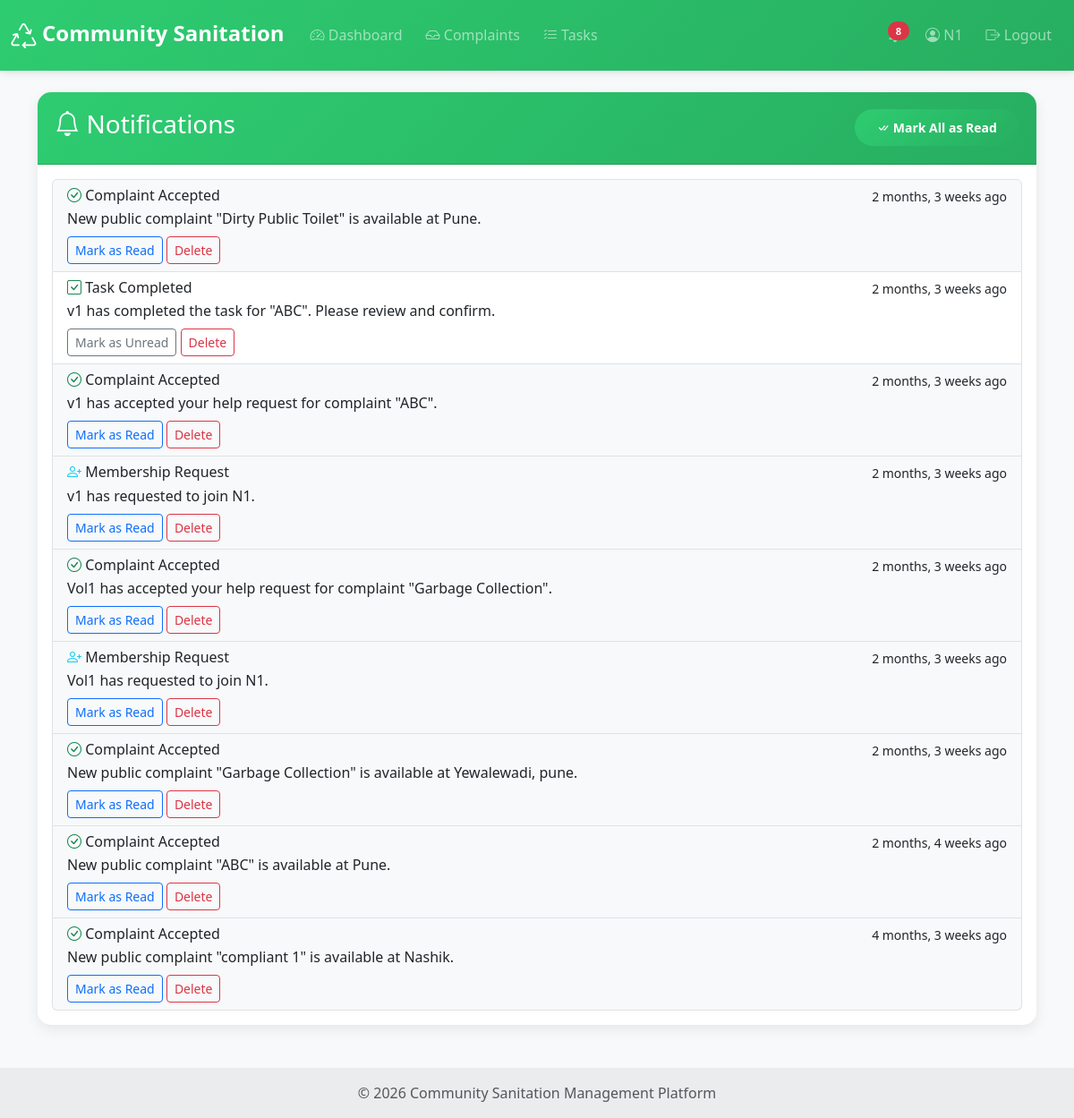
Screenshot of /notifications/ (signed in) with the database file from the repository.
### users/models.py (models this page shows, shortened)
class CustomUser(AbstractUser):
    ROLE_CHOICES = [
        ('VOLUNTEER', 'Volunteer'),
        ('NGO', 'NGO'),
        ('ADMIN', 'Admin'),
    ]
    role = models.CharField(max_length=10, choices=ROLE_CHOICES, default='VOLUNTEER')
    email = models.EmailField(unique=True)
    is_active = models.BooleanField(default=True)
    created_at = models.DateTimeField(auto_now_add=True)
    class Meta:
        verbose_name = 'User'
        verbose_name_plural = 'Users'
    def is_volunteer(self):
        return self.role == 'VOLUNTEER'
    def is_ngo(self):
        return self.role == 'NGO'

### notifications/models.py (models this page shows, shortened)
class Notification(models.Model):
    NOTIFICATION_TYPES = [
        ('MEMBERSHIP_REQUEST', 'Membership Request'),
        ('MEMBERSHIP_APPROVED', 'Membership Approved'),
        ('MEMBERSHIP_REJECTED', 'Membership Rejected'),
        ('COMPLAINT_ACCEPTED', 'Complaint Accepted'),
        ('COMPLAINT_REJECTED', 'Complaint Rejected'),
        ('TASK_ASSIGNED', 'Task Assigned'),
        ('TASK_ACCEPTED', 'Task Accepted'),
        ('TASK_DECLINED', 'Task Declined'),
        ('TASK_COMPLETED', 'Task Completed'),
        ('COMPLETION_CONFIRMED', 'Completion Confirmed'),
        ('PROOF_REJECTED', 'Proof Rejected'),
    ]
    recipient = models.ForeignKey(settings.AUTH_USER_MODEL, on_delete=models.CASCADE, related_name='notifications')
    sender = models.ForeignKey(settings.AUTH_USER_MODEL, on_delete=models.SET_NULL, null=True, blank=True, related_name='sent_notifications')
    notification_type = models.CharField(max_length=25, choices=NOTIFICATION_TYPES)
    message = models.TextField()
    related_object_id = models.IntegerField(null=True, blank=True)
    related_object_type = models.CharField(max_length=50, blank=True)  # e.g., 'complaint', 'task', 'membership'
    is_read = models.BooleanField(default=False)
    created_at = models.DateTimeField(auto_now_add=True)
    class Meta:
        ordering = ['-created_at']

### notifications/views.py (the view)
# urls.py: path('', views.notification_list, name='notification_list'),
@login_required
def notification_list(request):
    notifications = Notification.objects.filter(recipient=request.user).order_by('-created_at')
    if request.GET.get('mark_all_read'):
        notifications.update(is_read=True)
        return redirect('notifications:notification_list')
    unread_count = notifications.filter(is_read=False).count()
    return render(request, 'notifications/notification_list.html', {
        'notifications': notifications,
        'unread_count': unread_count
    })

### templates/notifications/notification_list.html (shortened to what this page needs)
{% extends 'base.html' %}
{% block content %}
<div class="row">
    <div class="col-12">
        <div class="card">
            <div class="card-header d-flex justify-content-between align-items-center">
                <h3><i class="bi bi-bell"></i> Notifications</h3>
                {% if unread_count > 0 %}
                <a href="?mark_all_read=true" class="btn btn-sm btn-primary">
                    <i class="bi bi-check-all"></i> Mark All as Read
                </a>
                {% endif %}
            </div>
            <div class="card-body">
                {% if notifications %}
                <div class="list-group">
                    {% for notification in notifications %}
                    <div class="list-group-item {% if not notification.is_read %}bg-light{% endif %}">
                        <div class="d-flex w-100 justify-content-between">
                            <h6 class="mb-1">
                                {% if notification.notification_type == 'MEMBERSHIP_REQUEST' %}
                                <i class="bi bi-person-plus text-info"></i>
                                {% elif notification.notification_type == 'MEMBERSHIP_APPROVED' %}
                                <i class="bi bi-check-circle text-success"></i>
                                {% elif notification.notification_type == 'MEMBERSHIP_REJECTED' %}
                                <i class="bi bi-x-circle text-danger"></i>
                                {% elif notification.notification_type == 'TASK_ASSIGNED' %}
                                <i class="bi bi-list-task text-primary"></i>
                                {% elif notification.notification_type == 'TASK_COMPLETED' %}
                                <i class="bi bi-check-square text-success"></i>
                                {% elif notification.notification_type == 'COMPLAINT_ACCEPTED' %}
                                <i class="bi bi-check-circle text-success"></i>
                                {% elif notification.notification_type == 'COMPLAINT_REJECTED' %}
                                <i class="bi bi-x-circle text-danger"></i>
                                {% endif %}
                                {{ notification.get_notification_type_display }}
                            </h6>
                            <small>{{ notification.created_at|timesince }} ago</small>
                        </div>
                        <p class="mb-1">{{ notification.message }}</p>
                        <div class="mt-2">
                            {% if not notification.is_read %}
                            <a href="{% url 'notifications:mark_as_read' notification.id %}" class="btn btn-sm btn-outline-primary">
                                Mark as Read
                            </a>
                            {% else %}
                            <a href="{% url 'notifications:mark_as_unread' notification.id %}" class="btn btn-sm btn-outline-secondary">
                                Mark as Unread
                            </a>
                            {% endif %}
                            <a href="{% url 'notifications:delete_notification' notification.id %}" class="btn btn-sm btn-outline-danger">
                                Delete
                            </a>
                        </div>
                    </div>
                    {% endfor %}
                </div>
                {% else %}
                <p class="text-muted text-center py-5">
                    <i class="bi bi-bell-slash" style="font-size: 3rem;"></i>
                    <br>No notifications yet.
                </p>
                {% endif %}
            </div>
        </div>
    </div>
</div>
{% endblock %}

### templates/base.html (shortened to what this page needs)
{% load static %}
<!DOCTYPE html>
<html lang="en">
<head>
    <link href="https://cdn.jsdelivr.net/npm/bootstrap@5.3.0/dist/css/bootstrap.min.css" rel="stylesheet">
    <link rel="stylesheet" href="https://cdn.jsdelivr.net/npm/bootstrap-icons@1.11.0/font/bootstrap-icons.css">
</head>
<body>
    <nav class="navbar navbar-expand-lg navbar-dark bg-primary">
        <div class="container-fluid">
            <a class="navbar-brand" href="{% if user.is_authenticated %}{% url 'users:dashboard' %}{% else %}{% url 'home' %}{% endif %}">
                <i class="bi bi-recycle"></i> Community Sanitation
            </a>
            {% if user.is_authenticated %}
            <div class="collapse navbar-collapse" id="navbarNav">
                <ul class="navbar-nav me-auto">
                    <li class="nav-item">
                        <a class="nav-link" href="{% url 'users:dashboard' %}">
                            <i class="bi bi-speedometer2"></i> Dashboard
                        </a>
                    </li>
                    {% if user.is_ngo %}
                    <li class="nav-item">
                        <a class="nav-link" href="{% url 'complaints:complaint_list' %}">
                            <i class="bi bi-inbox"></i> Complaints
                        </a>
                    </li>
                    <li class="nav-item">
                        <a class="nav-link" href="{% url 'tasks:task_list' %}">
                            <i class="bi bi-list-check"></i> Tasks
                        </a>
                    </li>
                    {% endif %}
                </ul>
                <ul class="navbar-nav">
                    <li class="nav-item position-relative">
                        <a class="nav-link" href="{% url 'notifications:notification_list' %}">
                            <span class="badge bg-danger notification-badge" id="notification-count"></span>
                        </a>
                    </li>
                    <li class="nav-item">
                        <a class="nav-link" href="{% url 'users:profile' %}">
                            <i class="bi bi-person-circle"></i> {{ user.username }}
                        </a>
                    </li>
                    <li class="nav-item">
                        <a class="nav-link" href="{% url 'users:logout' %}">
                            <i class="bi bi-box-arrow-right"></i> Logout
                        </a>
                    </li>
                </ul>
            </div>
            {% endif %}
        </div>
    </nav>
    <main class="container my-4">
        {% block content %}{% endblock %}
    </main>
    <footer class="bg-light text-center text-lg-start mt-5">
        <div class="text-center p-3" style="background-color: rgba(0, 0, 0, 0.05);">
            <p class="text-muted mb-0">
                © 2026 Community Sanitation Management Platform
            </p>
        </div>
    </footer>
</body>
</html>

### templates/base.html (style rules this page uses)
:root { --primary-color: #2ecc71; --secondary-color: #27ae60; --dark-color: #2c3e50; }
body { font-family: 'Segoe UI', Tahoma, Geneva, Verdana, sans-serif; background: #f8f9fa; }
.navbar { background: linear-gradient(135deg, var(--primary-color), var(--secondary-color)) !important; box-shadow: 0 2px 10px rgba(0,0,0,0.1); padding: 0.8rem 0; }
.navbar-brand { font-weight: 800; font-size: 1.5rem; transition: all 0.3s; }
.navbar-brand i { font-size: 1.8rem; vertical-align: middle; }
.nav-link { font-weight: 500; transition: all 0.3s; margin: 0 5px; border-radius: 5px; }
.notification-badge { position: absolute; top: 5px; right: 5px; font-size: 0.7rem; display: none; }
.card { border: none; border-radius: 15px; box-shadow: 0 5px 15px rgba(0,0,0,0.08); transition: all 0.3s; }
.card-header { background: linear-gradient(135deg, var(--primary-color), var(--secondary-color)); color: white; border-radius: 15px 15px 0 0 !important; padding: 1.2rem; font-weight: 700; }
.btn-primary { background: linear-gradient(135deg, var(--primary-color), var(--secondary-color)); border: none; border-radius: 25px; padding: 10px 25px; font-weight: 600; transition: all 0.3s; }
.badge { border-radius: 10px; padding: 0.4em 0.8em; font-weight: 600; }
footer { margin-top: 80px; background: var(--dark-color); color: white; }
footer p { margin: 0; }

### rows the page displays
CustomUser: username "N1"
Notification: notification_type "Complaint Accepted", created_at "2 months, 3 weeks", message "New public complaint \"Dirty Public Toilet\" is available at Pune.", is_read "Mark as Read"
Notification: notification_type "Task Completed", created_at "2 months, 3 weeks", message "v1 has completed the task for \"ABC\". Please review and confirm.", is_read "Mark as Unread"
Notification: notification_type "Complaint Accepted", created_at "2 months, 3 weeks", message "v1 has accepted your help request for complaint \"ABC\".", is_read "Mark as Read"
Notification: notification_type "Membership Request", created_at "2 months, 3 weeks", message "v1 has requested to join N1.", is_read "Mark as Read"
Notification: notification_type "Complaint Accepted", created_at "2 months, 3 weeks", message "Vol1 has accepted your help request for complaint \"Garbage Collection\".", is_read "Mark as Read"
Notification: notification_type "Membership Request", created_at "2 months, 3 weeks", message "Vol1 has requested to join N1.", is_read "Mark as Read"
Notification: notification_type "Complaint Accepted", created_at "2 months, 3 weeks", message "New public complaint \"Garbage Collection\" is available at Yewalewadi, pune.", is_read "Mark as Read"
Notification: notification_type "Complaint Accepted", created_at "2 months, 4 weeks", message "New public complaint \"ABC\" is available at Pune.", is_read "Mark as Read"
Notification: notification_type "Complaint Accepted", created_at "4 months, 3 weeks", message "New public complaint \"compliant 1\" is available at Nashik.", is_read "Mark as Read"
